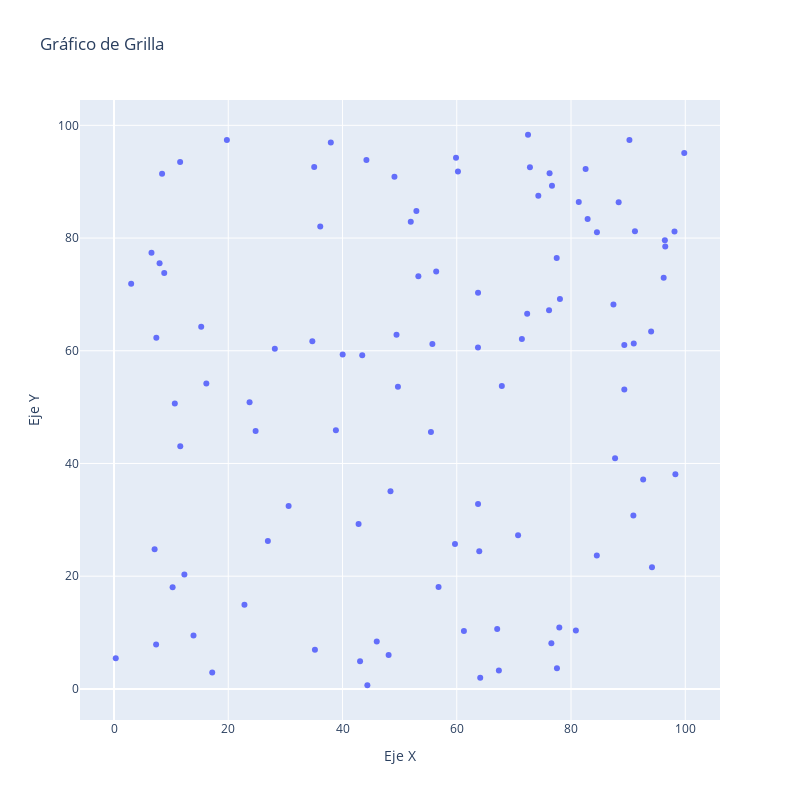

Notebook code for this chart:
### Code cell
# Graficamos la malla simulada
sim.plot_grid()
